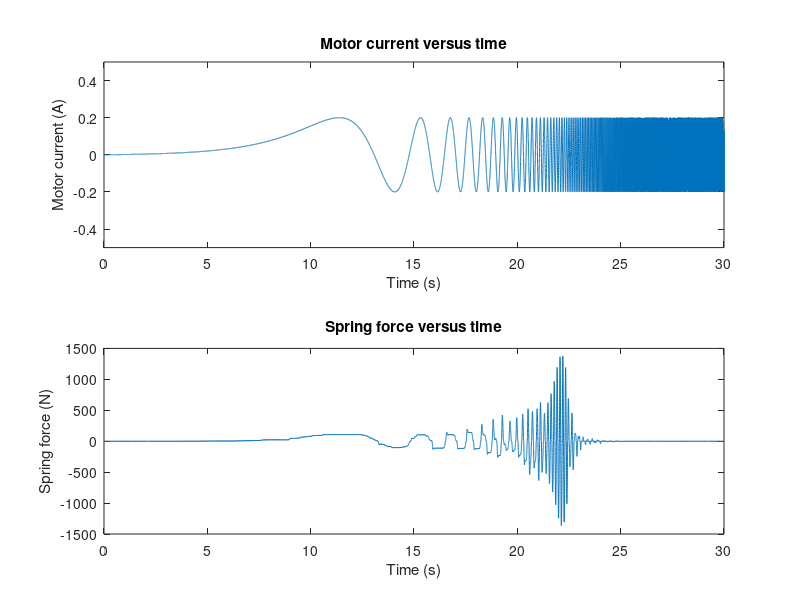

Here is the MATLAB script that generated this plot: (Note: this script raises an error after producing the figure.)
clear all; close all; clc;
load('right_knee_open_loop_exp_chirp.mat');
input = right_knee_open_loop_exp_chirp.input;
output = right_knee_open_loop_exp_chirp.output;

% Centers output signal to zero
output = output - output(1);

% Spring constant = 549360 N/m
% Encoder angle to spring deflection= 0.000027707 m/degrees
% F = -kx
k = 549360; 
output = -output * 0.000027707 * k;

% Sampling frequency Fs = 1 kHz
Fs = 1000;
Ts = 1/Fs;
N = length(input);
t = Ts * linspace(0,N-1,N);

% Plot input and output data
f1 = figure;
subplot(2,1,1)
plot(t,input);
title('Motor current versus time');
ylabel('Motor current (A)');
xlabel('Time (s)');
ylim([-0.5 0.5]);
xlim([0 t(end)]);

subplot(2,1,2)
plot(t,output);
title('Spring force versus time');
ylabel('Spring force (N)');
xlabel('Time (s)');
xlim([0 t(end)]);
saveas(f1,'input_output_data.png');

data = iddata(output,input,Ts);
% Number of poles
np = 2;
% Number of zeros
nz = 1;
% Estimates transfer function

SEA = tfest(data,np,nz)
% Get coefficients for estimated transfer function
wbar = 145;
beta = 100;
g1 = glead(wbar,beta);
g2 = integralboost(wbar, 1);
g3 = integralboost(1.7,1);
SEA_2 = SEA*g1*g2/g3


num = SEA.Numerator;
den = SEA.Denominator;
mk = k / den(3);
b_eff = mk * den(2);
beta = (num * mk) / k;
save('SEA.mat', 'SEA','b_eff', 'beta', 'k', 'mk','N','Fs','output','input');

% Define frequency vector
f = (0:N-1)*(Fs/N);
w = 2*pi*f;

% Obtain bode plot of model
[mag,phase,wout] = bode(SEA,w);
[mag2,phase2,wout2] = bode(SEA_2,w);
mag = reshape(mag,[N,1]);
mag2 = reshape(mag2,[N,1]);
phase = reshape(phase,[N,1]);
phase2 = reshape(phase2,[N,1]);

% Obtain frequency response of data
outputFFT = fft(output);
inputFFT = fft(input);
h_data = outputFFT ./ inputFFT;
mag_data = abs(h_data);
phase_data = angle(h_data) * (180/pi);

%% Plotting
f2 = figure;
subplot(2,1,1)
semilogx(f, mag2db(mag_data));
title('System identification of SEA');
hold on;
semilogx(f,mag2db(mag));
semilogx(f,mag2db(mag2));
ylabel('Magnitude (dB)');
xlabel('Frequency (Hz)');
text_str = {['m_k = ', num2str(mk)],['b_{eff} = ', num2str(b_eff)],...
    ['\beta = ', num2str(beta)], ['k = ', num2str(k)]};
text(0.05, 0, text_str);
xlim([0 1000]);
legend('Freq','SEA1','SEA2','Location','best')
subplot(2,1,2)
semilogx(f, phase_data);
hold on;
semilogx(f,phase);
semilogx(f,phase2);
ylabel('Phase (deg)');
xlabel('Frequency (Hz)');
legend('Data','Model');
xlim([0 1000]);
saveas(f2,'system_ID.png');

%%
figure
opts = timeoptions;
opts.Grid = 'on';
impulseplot(SEA,opts)

figure 
step(SEA)
